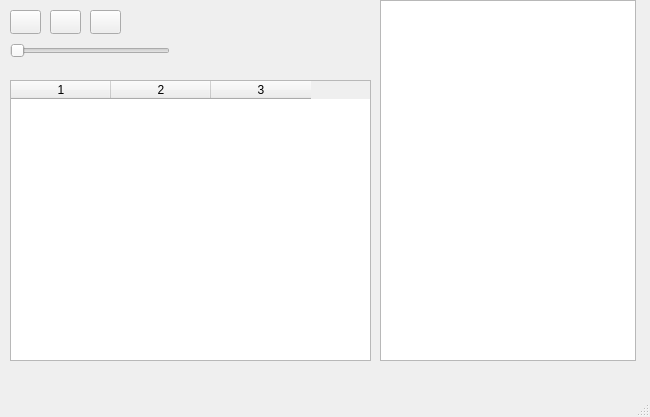
<?xml version="1.0" encoding="UTF-8"?>
<ui version="4.0">
 <class>MainWindow</class>
 <widget class="QMainWindow" name="MainWindow">
  <property name="geometry">
   <rect>
    <x>0</x>
    <y>0</y>
    <width>650</width>
    <height>417</height>
   </rect>
  </property>
  <property name="windowTitle">
   <string>MainWindow</string>
  </property>
  <widget class="QWidget" name="centralwidget">
   <widget class="QListWidget" name="listWidget">
    <property name="geometry">
     <rect>
      <x>380</x>
      <y>0</y>
      <width>256</width>
      <height>361</height>
     </rect>
    </property>
   </widget>
   <widget class="QPushButton" name="nextButton">
    <property name="geometry">
     <rect>
      <x>90</x>
      <y>10</y>
      <width>31</width>
      <height>24</height>
     </rect>
    </property>
    <property name="text">
     <string/>
    </property>
    <property name="icon">
     <iconset theme="QIcon::ThemeIcon::GoNext"/>
    </property>
   </widget>
   <widget class="QPushButton" name="prevButton">
    <property name="geometry">
     <rect>
      <x>10</x>
      <y>10</y>
      <width>31</width>
      <height>24</height>
     </rect>
    </property>
    <property name="text">
     <string/>
    </property>
    <property name="icon">
     <iconset theme="QIcon::ThemeIcon::GoPrevious"/>
    </property>
   </widget>
   <widget class="QPushButton" name="playButton">
    <property name="geometry">
     <rect>
      <x>50</x>
      <y>10</y>
      <width>31</width>
      <height>24</height>
     </rect>
    </property>
    <property name="text">
     <string/>
    </property>
    <property name="icon">
     <iconset theme="QIcon::ThemeIcon::MediaPlaybackStart"/>
    </property>
   </widget>
   <widget class="QSlider" name="seekSlider">
    <property name="geometry">
     <rect>
      <x>10</x>
      <y>40</y>
      <width>160</width>
      <height>22</height>
     </rect>
    </property>
    <property name="orientation">
     <enum>Qt::Orientation::Horizontal</enum>
    </property>
   </widget>
   <widget class="QTableWidget" name="tableWidget">
    <property name="geometry">
     <rect>
      <x>10</x>
      <y>80</y>
      <width>361</width>
      <height>281</height>
     </rect>
    </property>
    <property name="columnCount">
     <number>3</number>
    </property>
    <column/>
    <column/>
    <column/>
   </widget>
  </widget>
  <widget class="QMenuBar" name="menubar">
   <property name="geometry">
    <rect>
     <x>0</x>
     <y>0</y>
     <width>650</width>
     <height>33</height>
    </rect>
   </property>
  </widget>
  <widget class="QStatusBar" name="statusbar"/>
 </widget>
 <resources/>
 <connections/>
</ui>
